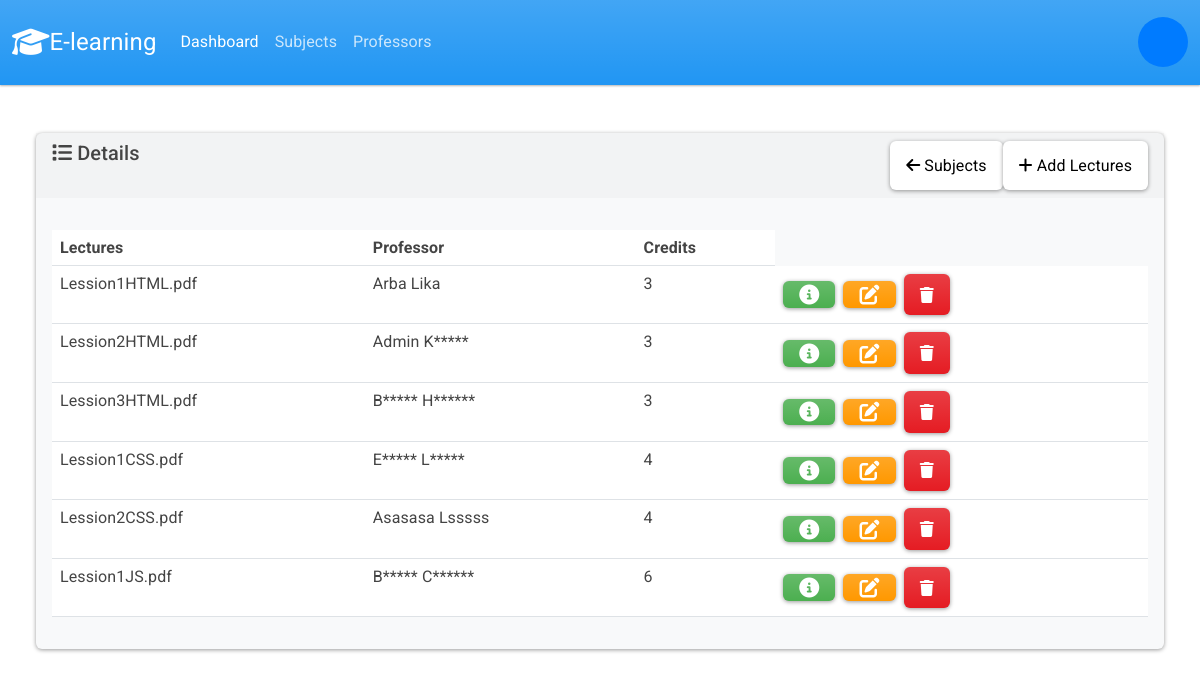
Page /stafi/website/ on the committed database.
### stafi/models.py (models this page shows, shortened)
class Kurset(models.Model):
    leksioni = models.FileField(max_length=2080)
    petagogu=models.CharField(max_length=255)
    kredite= models.IntegerField()
    subject = models.ForeignKey(Subject, on_delete=models.CASCADE, default=None, blank=True, null=True)

### stafi/views.py (the view)
# urls.py: path('website/', views.website, name='website'),
def website(request):
    stored_messages = messages.get_messages(request)
    if request.method == 'POST':
        form = KursetForm(request.POST, request.FILES)
        if form.is_valid():
            form.save()
            return HttpResponseRedirect(reverse('website'))
        else:
           print(form.errors)
           return HttpResponse('Form not valid')
    else:
        form = KursetForm()
        return render(request, 'stafi/website.html', {
            'form': form,
            'kurset': Kurset.objects.all(),
            'messages': stored_messages
        })

### stafi/templates/stafi/website.html (shortened to what this page needs)
{% extends "stafi/base.html" %}
{% block body %}
<br><br>
<div class=" row">
    <div class="col-12">
        {% if kurset %}
        <div class="card bg-light ms-4 me-4 mb-4">
            <div class="card-header">
    <div class="row">
        <div class="col">
           <h5><i class="fa-solid fa-list"></i> Details</h5>
        </div>
        <div class="col text-end">
            <a href="{% url 'subjects_list' %}" class="btn btn-secondary" style="text-transform: none;">
                <i class="fa-solid fa-arrow-left"></i> Subjects
            <a href="{% url 'shtoLende' %}" class="btn btn-secondary" style="text-transform: none;">
                <i class="fa-solid fa-plus"></i> Add Lectures
            </a>
        </div>
    </div>
</div>
            <div class="card-body">
                <p class="card-text">
                <div class="table-responsive">
                    <table class="table table-hover">
                        <thead>
                        <tr>
                            <th scope="col">Lectures</th>
                            <th scope="col">Professor</th>
                            <th scope="col">Credits</th>
                        </tr>
                        </thead>
                        <tbody>
                        {% for kurs in kurset %}
                        <tr>
                            <td>{{kurs.leksioni}}</td>
                            <td>{{kurs.petagogu}}</td>
                            <td>{{kurs.kredite}}</td>
                            <td>
                                  <button type="button"
                                        href="{% url 'view_website' kurs.id %}"
                                        data-bs-target="#myModal{{ kurs.id }}"
                                        data-bs-toggle="modal"
                                        class="btn btn-success me-1">
                                    <i class="fa-solid fa-circle-info fa-lg"></i>
                                </button>
                                <a class="btn btn-warning me-1" href="{% url 'editLendet' kurs.id %}"><i
                                        class="fa-solid fa-pen-to-square fa-lg"></i></a>
     <button type="button" class="btn btn-danger" data-bs-toggle="modal"
                                        data-bs-target="#deleteLendet{{kurs.id}}">
                                    <i class="fa-solid fa-trash" fa-lg></i></button>
                            </td>
                        </tr>
                        {% endfor %}
                        </tbody>
                    </table>
                </div>
            </div>
        </div>
        {% else %}
        <h5 class="alert alert-primary ms-4 me-4">We do not have any registered subject.</h5>
        {% endif%}
    </div>
</div>
{% endblock%}

### stafi/templates/stafi/base.html (shortened to what this page needs)
{% load static %}
<html xmlns="http://www.w3.org/1999/html">
<head>
    <link rel="stylesheet" href="https://cdnjs.cloudflare.com/ajax/libs/font-awesome/6.4.2/css/all.min.css"
/>
    <link rel="stylesheet" href="https://cdn.jsdelivr.net/npm/bootstrap@5.5.0/dist/css/bootstrap.min.css">
    <link href="{% static 'css/bootstrap.min.css'%}" rel="stylesheet">
</head>
<body class="d-flex flex-column min-vh-100">
<nav class="navbar navbar-expand-lg bg-primary" data-bs-theme="dark">
    <div class="container-fluid">
        <a class="navbar-brand" href="#"> <i class="fa-solid fa-graduation-cap fa-lg"></i>E-learning </a>
        <div class="collapse navbar-collapse" id="navbarColor01">
            <ul class="navbar-nav me-auto">
                <li class="nav-item">
                    <a class="nav-link active" href="{% url 'dashboard' %}">Dashboard
                    </a>
                </li>
                <li class="nav-item">
                    <a class="nav-link" href="{% url 'subjects_list' %}">Subjects</a>
                </li>
                <li class="nav-item">
                    <a class="nav-link" href="{% url 'index' %}">Professors</a>
                </li>
            </ul>
        </div>
<div class="admin-details">
  <div class="avatar-container">
    <div id="user-avatar" class="avatar">
    </div>
  </div>
</div>
</div>
</nav>
<div class="container-fluid">
    {% block body %}
    {% endblock %}
</div>
</body>
</html>

### stafi/templates/stafi/base.html (style rules this page uses)
.admin-details { display: flex; align-items: center; margin-left: auto; }
.avatar-container { position: relative; }
.avatar { width: 50px; height: 50px; background-color: #007bff; color: white; border-radius: 50%; text-align: center; line-height: 40px; cursor: pointer; }

### rows in the picture
Kurset: leksioni "Lession1HTML.pdf", petagogu "Arba Lika", kredite "3"
Kurset: leksioni "Lession2HTML.pdf", petagogu "Admin K*****", kredite "3"
Kurset: leksioni "Lession3HTML.pdf", petagogu "B***** H******", kredite "3"
Kurset: leksioni "Lession1CSS.pdf", petagogu "E***** L*****", kredite "4"
Kurset: leksioni "Lession2CSS.pdf", petagogu "Asasasa Lsssss", kredite "4"
Kurset: leksioni "Lession1JS.pdf", petagogu "B***** C******", kredite "6"
